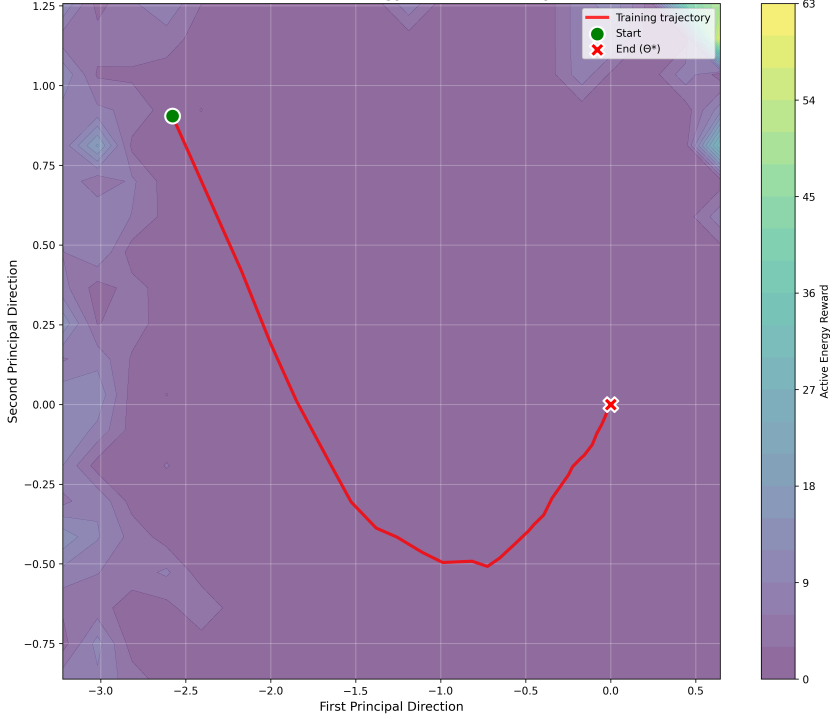
#> input picture figs/AL_longCP_active_energy.jpg, 3347 x 2873 px (shown at 1/4 size)
$ python compose_state_space_tsne_cases.py --al_img ../figs/AL_longCP_active_energy.jpg --nal_img ../figs/AL_longCP_makespan.jpg --out out.png
#> lines starting #> are read from the running program, lines starting #| are printed output that depends on the picture
#!/usr/bin/env python3
"""Compose AL and NAL t-SNE state-space images side by side.

Usage example:
    python scripts/compose_state_space_tsne_cases.py \
      --al_img runs/state_space_random/AL_case/plots/state_space_tsne_wide_vs_longcp.png \
      --nal_img runs/state_space_random/NAL_case/plots/state_space_tsne_wide_vs_longcp.png \
      --out runs/state_space_random/plots/state_space_tsne_AL_vs_NAL_side_by_side.png
"""

import argparse
from pathlib import Path

from PIL import Image, ImageDraw, ImageFont


def compose_side_by_side(al_img_path: Path, nal_img_path: Path, out_path: Path) -> None:
    img_al = Image.open(al_img_path).convert("RGBA")
    img_nal = Image.open(nal_img_path).convert("RGBA")
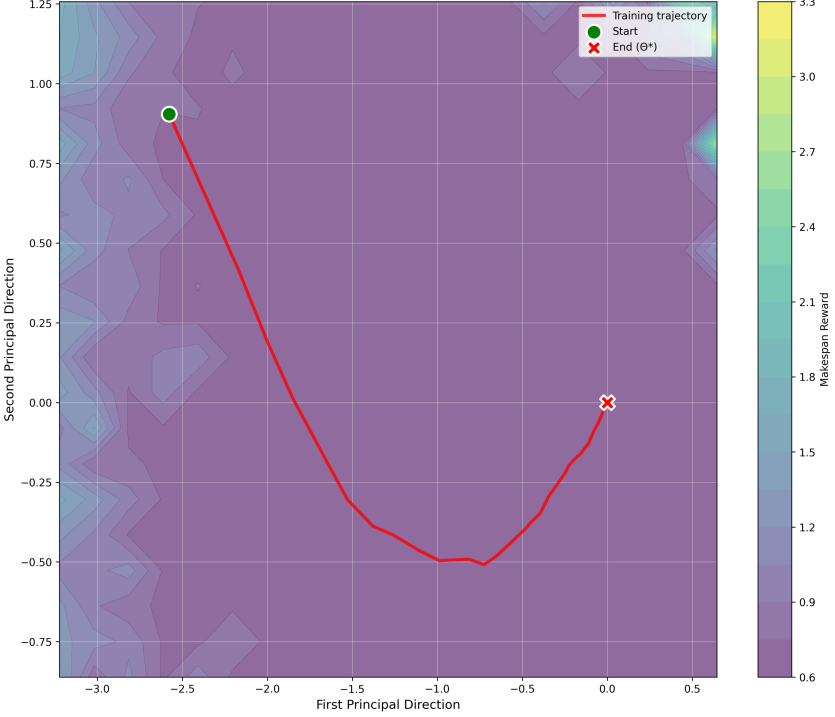
#> input picture figs/AL_longCP_makespan.jpg, 3340 x 2865 px (shown at 1/4 size)

    # Match heights by resizing NAL to AL height (keep aspect ratio)
    if img_nal.height != img_al.height:
        new_width = int(img_nal.width * (img_al.height / img_nal.height))
#> new_width = 3349
        img_nal = img_nal.resize((new_width, img_al.height), Image.LANCZOS)
#> img_nal: PIL image 3349x2873 RGBA

    total_width = img_al.width + img_nal.width
#> total_width = 6696
    max_height = max(img_al.height, img_nal.height)
#> max_height = 2873

    canvas = Image.new("RGBA", (total_width, max_height), (255, 255, 255, 255))
#> canvas: PIL image 6696x2873 RGBA; every value is 255
    canvas.paste(img_al, (0, 0))
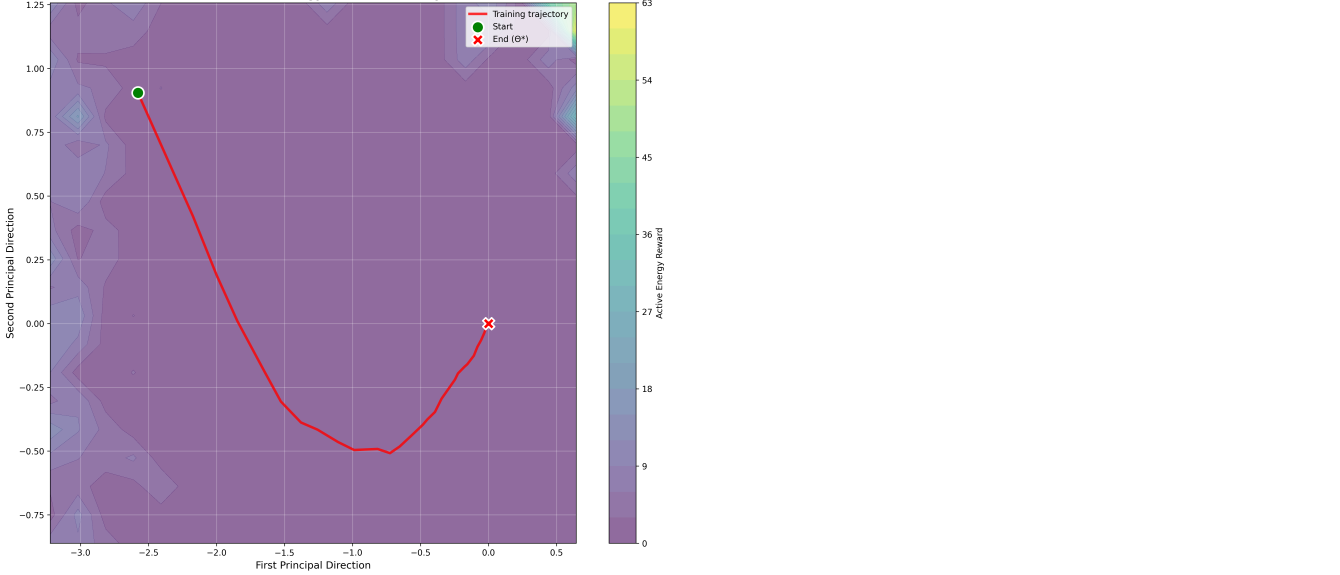
#> canvas: PIL image 6696x2873 RGBA (shown at 1/5 size); mean R, G, B, A 211.9, 199.6, 217.4, 255
    canvas.paste(img_nal, (img_al.width, 0))
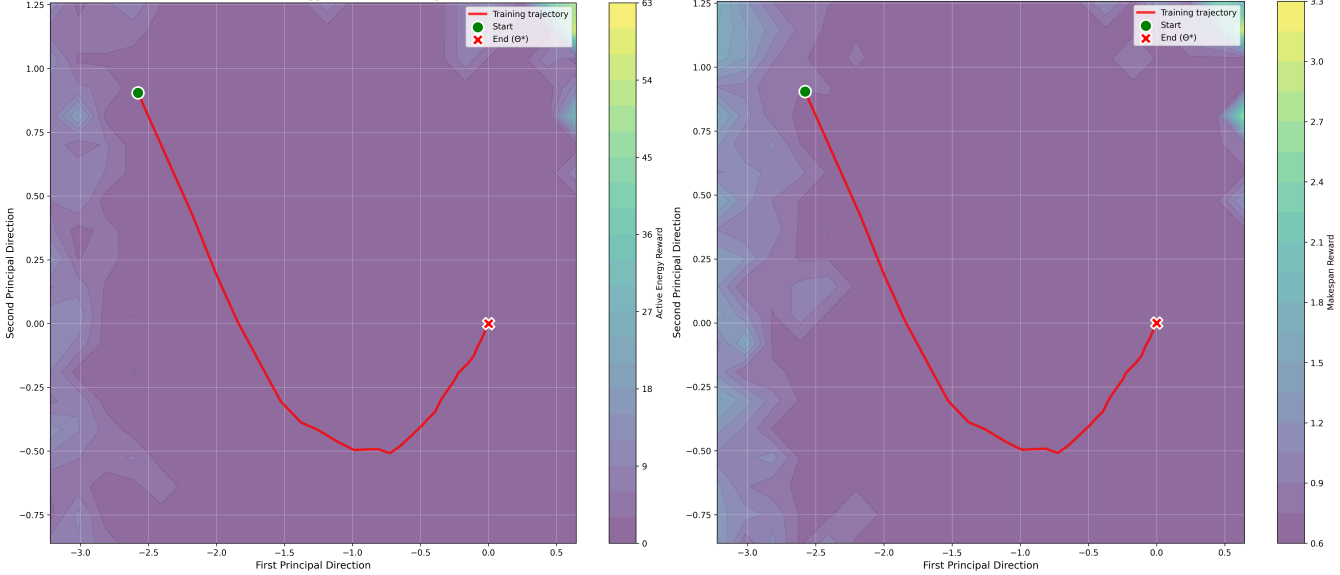
#> canvas: PIL image 6696x2873 RGBA (shown at 1/5 size); mean R, G, B, A 168.4, 144.7, 180.1, 255

    # Add (a) and (b) labels
    draw = ImageDraw.Draw(canvas)
    try:
        # Try to use a nice font, fallback to default if not available
        font = ImageFont.truetype("/System/Library/Fonts/Helvetica.ttc", 48)
    except:
        font = ImageFont.load_default()

    # Label positions (top-left corner with some padding)
    label_padding = 20
    text_color = (0, 0, 0, 255)  # Black
    bg_color = (255, 255, 255, 200)  # Semi-transparent white background

    # (a) for AL image
    label_a = "(a)"
    bbox_a = draw.textbbox((0, 0), label_a, font=font)
#> bbox_a = (0, 9, 67, 52)
    text_width_a = bbox_a[2] - bbox_a[0]
#> text_width_a = 67
    text_height_a = bbox_a[3] - bbox_a[1]
#> text_height_a = 43
    pos_a = (label_padding, label_padding)
    draw.rectangle(
        [pos_a[0] - 5, pos_a[1] - 5, pos_a[0] + text_width_a + 5, pos_a[1] + text_height_a + 5],
        fill=bg_color
    )
    draw.text(pos_a, label_a, fill=text_color, font=font)

    # (b) for NAL image
    label_b = "(b)"
    bbox_b = draw.textbbox((0, 0), label_b, font=font)
#> bbox_b = (0, 9, 68, 52)
    text_width_b = bbox_b[2] - bbox_b[0]
#> text_width_b = 68
    text_height_b = bbox_b[3] - bbox_b[1]
#> text_height_b = 43
    pos_b = (img_al.width + label_padding, label_padding)
#> pos_b = (3367, 20)
    draw.rectangle(
        [pos_b[0] - 5, pos_b[1] - 5, pos_b[0] + text_width_b + 5, pos_b[1] + text_height_b + 5],
        fill=bg_color
    )
    draw.text(pos_b, label_b, fill=text_color, font=font)

    out_path.parent.mkdir(parents=True, exist_ok=True)
    canvas.convert("RGB").save(out_path)
    print(f"Saved composed t-SNE figure to: {out_path}")


def main() -> None:
    parser = argparse.ArgumentParser(description="Compose AL and NAL t-SNE images side by side.")
    parser.add_argument("--al_img", type=Path, required=True, help="Path to AL t-SNE PNG")
    parser.add_argument("--nal_img", type=Path, required=True, help="Path to NAL t-SNE PNG")
    parser.add_argument("--out", type=Path, required=True, help="Output PNG path")
    args = parser.parse_args()

    compose_side_by_side(args.al_img, args.nal_img, args.out)


if __name__ == "__main__":
    main()
